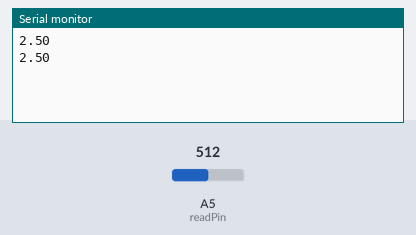
Bench run of a sketch on a simulated Arduino Uno, built with avr-gcc and run on an emulated ATmega328P. Parts: the last lines printed to the serial monitor. The inputs (shaded band) are chosen by the test bench; at power-on: A5 (readPin) = 512.

Above: at 1.8 s.
1.9 s: A5 (readPin) set to 716
At 2.8 s:
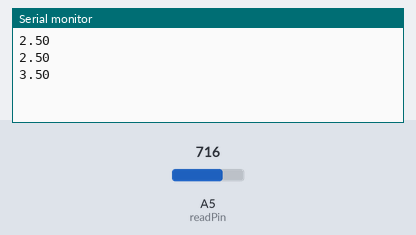
3.4 s: A5 (readPin) set to 900
At 4.8 s:
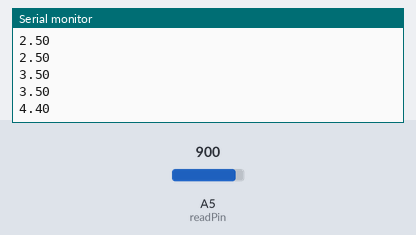
Timing chart, 0 to 6.4 s (numbered marks = the images above; inputs shaded):
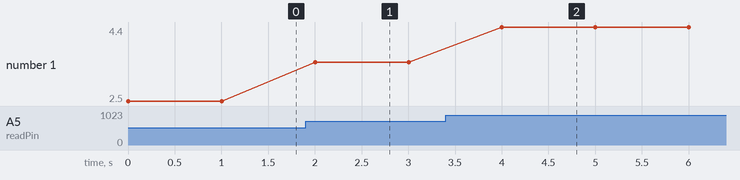

The sketch:

project6_potentiometer_voltage_reader.ino
```cpp
// Project 6: Potentiometer Voltage Reader
// Board: Arduino Uno
// Reads analog voltage from a 10K ohm potentiometer on pin A5
// Turning the knob varies resistance, changing voltage from 0V to 5V
// Output is printed to Serial Monitor at 115200 baud

int readPin = A5;     // analog input pin connected to potentiometer wiper
int wait = 1000;      // delay between readings in ms
double voltage;       // converted voltage (0-5V)
int readValue;        // raw ADC value (0-1023)

void setup() {
  Serial.begin(115200);
  pinMode(readPin, INPUT);
}

void loop() {
  readValue = analogRead(readPin);         // read raw potentiometer value
  voltage = (5.0 / 1023.0) * readValue;   // convert to voltage
  Serial.println(voltage);                 // print to Serial Monitor
  delay(wait);
}
```

Measured:
- after the input at 1.9 s, the serial monitor: prints a new line after 0.10 s (image 1)
- after the input at 3.4 s, the serial monitor: prints a new line after 0.60 s (image 2)
- plotted number 1: 2.5 → 3.5 after the input at 1.9 s, 3.5 → 4.4 after the input at 3.4 s
